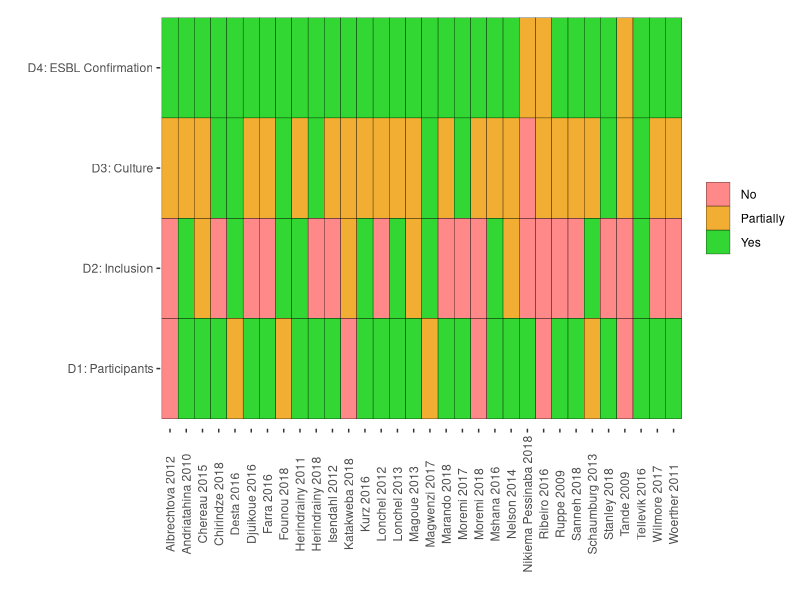

This figure's R source:
 # risk of bias plot #

library(tidyverse)
library(reshape2)

df <- read_csv("data/Copy of compare_RoB_consensus.csv")

df <- select(df, study_name, d1_final_decision, d2_final_decision, d3_final_decision, d4_final )
names(df)[2:5] <- c("d1_demographics", "d2_inclusion", "d3_micro", "d4_ESBL")

#df$study_name <- paste0(df$first_author, " ", df$year_pub)

#df$d3_micro[df$QA == "N"] <- "No"

melt(dplyr::select(df, study_name, d1_demographics, 
                   d2_inclusion, d3_micro, d4_ESBL), id.vars = "study_name") -> df_melt

df_melt$variable <- as.character(df_melt$variable)

df_melt$variable[df_melt$variable == "d1_demographics"] <- "D1: Participants"
df_melt$variable[df_melt$variable == "d2_inclusion"] <- "D2: Inclusion"
df_melt$variable[df_melt$variable == "d3_micro"] <- "D3: Culture"
df_melt$variable[df_melt$variable == "d4_ESBL"] <- "D4: ESBL Confirmation"

ggplot(df_melt, aes(study_name, variable, fill = value)) + 
  geom_tile(alpha = 0.8, colour = "black") +
  theme_classic() +
  theme(axis.text.x = element_text(angle = 90, vjust = 0.5), 
        axis.line = element_blank(), legend.title = element_blank()) + 
  labs(x = "", y = "", legend = "") + 
  scale_fill_manual(values = c("indianred1", "orange2", "green3"), labels = c(" No", " Partially",  " Yes")) -> p1

ggsave("figures/risk_of_bias_heatmap.png",p1, device = "png", width = 18, height = 10, units = "cm")
